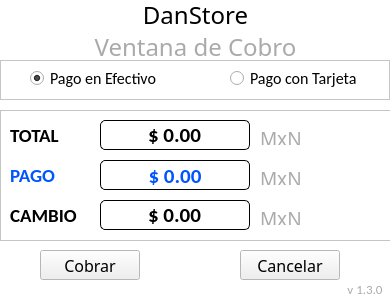
<?xml version="1.0" encoding="UTF-8"?>
<ui version="4.0">
 <class>MainWindow</class>
 <widget class="QMainWindow" name="MainWindow">
  <property name="geometry">
   <rect>
    <x>0</x>
    <y>0</y>
    <width>390</width>
    <height>300</height>
   </rect>
  </property>
  <property name="minimumSize">
   <size>
    <width>390</width>
    <height>260</height>
   </size>
  </property>
  <property name="maximumSize">
   <size>
    <width>390</width>
    <height>300</height>
   </size>
  </property>
  <property name="palette">
   <palette>
    <active>
     <colorrole role="Base">
      <brush brushstyle="SolidPattern">
       <color alpha="255">
        <red>255</red>
        <green>255</green>
        <blue>255</blue>
       </color>
      </brush>
     </colorrole>
     <colorrole role="Window">
      <brush brushstyle="SolidPattern">
       <color alpha="255">
        <red>255</red>
        <green>255</green>
        <blue>255</blue>
       </color>
      </brush>
     </colorrole>
    </active>
    <inactive>
     <colorrole role="Base">
      <brush brushstyle="SolidPattern">
       <color alpha="255">
        <red>255</red>
        <green>255</green>
        <blue>255</blue>
       </color>
      </brush>
     </colorrole>
     <colorrole role="Window">
      <brush brushstyle="SolidPattern">
       <color alpha="255">
        <red>255</red>
        <green>255</green>
        <blue>255</blue>
       </color>
      </brush>
     </colorrole>
    </inactive>
    <disabled>
     <colorrole role="Base">
      <brush brushstyle="SolidPattern">
       <color alpha="255">
        <red>255</red>
        <green>255</green>
        <blue>255</blue>
       </color>
      </brush>
     </colorrole>
     <colorrole role="Window">
      <brush brushstyle="SolidPattern">
       <color alpha="255">
        <red>255</red>
        <green>255</green>
        <blue>255</blue>
       </color>
      </brush>
     </colorrole>
    </disabled>
   </palette>
  </property>
  <property name="windowTitle">
   <string>Ventana de Cobro</string>
  </property>
  <widget class="QWidget" name="centralwidget">
   <widget class="QFrame" name="fr_Accion">
    <property name="geometry">
     <rect>
      <x>0</x>
      <y>60</y>
      <width>390</width>
      <height>40</height>
     </rect>
    </property>
    <property name="frameShape">
     <enum>QFrame::StyledPanel</enum>
    </property>
    <property name="frameShadow">
     <enum>QFrame::Raised</enum>
    </property>
    <widget class="QRadioButton" name="b_efectivo">
     <property name="geometry">
      <rect>
       <x>30</x>
       <y>10</y>
       <width>131</width>
       <height>17</height>
      </rect>
     </property>
     <property name="font">
      <font>
       <family>Calibri</family>
       <pointsize>12</pointsize>
      </font>
     </property>
     <property name="focusPolicy">
      <enum>Qt::StrongFocus</enum>
     </property>
     <property name="text">
      <string>Pago en Efectivo</string>
     </property>
     <property name="checked">
      <bool>true</bool>
     </property>
    </widget>
    <widget class="QRadioButton" name="b_tarjeta">
     <property name="geometry">
      <rect>
       <x>230</x>
       <y>10</y>
       <width>131</width>
       <height>17</height>
      </rect>
     </property>
     <property name="font">
      <font>
       <family>Calibri</family>
       <pointsize>12</pointsize>
      </font>
     </property>
     <property name="focusPolicy">
      <enum>Qt::StrongFocus</enum>
     </property>
     <property name="text">
      <string>Pago con Tarjeta</string>
     </property>
     <property name="checked">
      <bool>false</bool>
     </property>
    </widget>
   </widget>
   <widget class="QLabel" name="L2">
    <property name="geometry">
     <rect>
      <x>0</x>
      <y>30</y>
      <width>391</width>
      <height>30</height>
     </rect>
    </property>
    <property name="font">
     <font>
      <family>Swis721 LtCn BT</family>
      <pointsize>18</pointsize>
     </font>
    </property>
    <property name="frameShadow">
     <enum>QFrame::Plain</enum>
    </property>
    <property name="midLineWidth">
     <number>0</number>
    </property>
    <property name="text">
     <string>&lt;html&gt;&lt;head/&gt;&lt;body&gt;&lt;p&gt;&lt;span style=&quot; color:#aaaaaa;&quot;&gt;Ventana de Cobro&lt;/span&gt;&lt;/p&gt;&lt;/body&gt;&lt;/html&gt;</string>
    </property>
    <property name="alignment">
     <set>Qt::AlignCenter</set>
    </property>
   </widget>
   <widget class="QLabel" name="L1">
    <property name="geometry">
     <rect>
      <x>0</x>
      <y>0</y>
      <width>391</width>
      <height>30</height>
     </rect>
    </property>
    <property name="font">
     <font>
      <family>Impact</family>
      <pointsize>18</pointsize>
     </font>
    </property>
    <property name="text">
     <string>DanStore</string>
    </property>
    <property name="alignment">
     <set>Qt::AlignCenter</set>
    </property>
   </widget>
   <widget class="QFrame" name="frame">
    <property name="geometry">
     <rect>
      <x>0</x>
      <y>110</y>
      <width>391</width>
      <height>131</height>
     </rect>
    </property>
    <property name="frameShape">
     <enum>QFrame::StyledPanel</enum>
    </property>
    <property name="frameShadow">
     <enum>QFrame::Raised</enum>
    </property>
    <widget class="QLabel" name="L_Total">
     <property name="geometry">
      <rect>
       <x>10</x>
       <y>15</y>
       <width>80</width>
       <height>21</height>
      </rect>
     </property>
     <property name="font">
      <font>
       <family>Calibri</family>
       <pointsize>14</pointsize>
       <weight>75</weight>
       <bold>true</bold>
      </font>
     </property>
     <property name="styleSheet">
      <string notr="true"/>
     </property>
     <property name="text">
      <string>TOTAL</string>
     </property>
     <property name="alignment">
      <set>Qt::AlignLeading|Qt::AlignLeft|Qt::AlignVCenter</set>
     </property>
    </widget>
    <widget class="QLineEdit" name="D_Total">
     <property name="geometry">
      <rect>
       <x>100</x>
       <y>10</y>
       <width>150</width>
       <height>30</height>
      </rect>
     </property>
     <property name="palette">
      <palette>
       <active>
        <colorrole role="Text">
         <brush brushstyle="SolidPattern">
          <color alpha="255">
           <red>0</red>
           <green>0</green>
           <blue>0</blue>
          </color>
         </brush>
        </colorrole>
       </active>
       <inactive>
        <colorrole role="Text">
         <brush brushstyle="SolidPattern">
          <color alpha="255">
           <red>0</red>
           <green>0</green>
           <blue>0</blue>
          </color>
         </brush>
        </colorrole>
       </inactive>
       <disabled>
        <colorrole role="Text">
         <brush brushstyle="SolidPattern">
          <color alpha="255">
           <red>120</red>
           <green>120</green>
           <blue>120</blue>
          </color>
         </brush>
        </colorrole>
       </disabled>
      </palette>
     </property>
     <property name="font">
      <font>
       <family>Calibri</family>
       <pointsize>16</pointsize>
       <weight>75</weight>
       <bold>true</bold>
      </font>
     </property>
     <property name="styleSheet">
      <string notr="true">QLineEdit {
     border-width: 1px;
     border-style: solid;
     border-radius: 5px;
 }</string>
     </property>
     <property name="text">
      <string>$ 0.00</string>
     </property>
     <property name="alignment">
      <set>Qt::AlignCenter</set>
     </property>
    </widget>
    <widget class="QLineEdit" name="D_Pago">
     <property name="geometry">
      <rect>
       <x>100</x>
       <y>50</y>
       <width>150</width>
       <height>30</height>
      </rect>
     </property>
     <property name="palette">
      <palette>
       <active>
        <colorrole role="Button">
         <brush brushstyle="SolidPattern">
          <color alpha="0">
           <red>255</red>
           <green>255</green>
           <blue>255</blue>
          </color>
         </brush>
        </colorrole>
        <colorrole role="Text">
         <brush brushstyle="SolidPattern">
          <color alpha="0">
           <red>0</red>
           <green>85</green>
           <blue>255</blue>
          </color>
         </brush>
        </colorrole>
        <colorrole role="Base">
         <brush brushstyle="SolidPattern">
          <color alpha="0">
           <red>255</red>
           <green>255</green>
           <blue>255</blue>
          </color>
         </brush>
        </colorrole>
        <colorrole role="Window">
         <brush brushstyle="SolidPattern">
          <color alpha="0">
           <red>255</red>
           <green>255</green>
           <blue>255</blue>
          </color>
         </brush>
        </colorrole>
       </active>
       <inactive>
        <colorrole role="Button">
         <brush brushstyle="SolidPattern">
          <color alpha="0">
           <red>255</red>
           <green>255</green>
           <blue>255</blue>
          </color>
         </brush>
        </colorrole>
        <colorrole role="Text">
         <brush brushstyle="SolidPattern">
          <color alpha="0">
           <red>0</red>
           <green>85</green>
           <blue>255</blue>
          </color>
         </brush>
        </colorrole>
        <colorrole role="Base">
         <brush brushstyle="SolidPattern">
          <color alpha="0">
           <red>255</red>
           <green>255</green>
           <blue>255</blue>
          </color>
         </brush>
        </colorrole>
        <colorrole role="Window">
         <brush brushstyle="SolidPattern">
          <color alpha="0">
           <red>255</red>
           <green>255</green>
           <blue>255</blue>
          </color>
         </brush>
        </colorrole>
       </inactive>
       <disabled>
        <colorrole role="Button">
         <brush brushstyle="SolidPattern">
          <color alpha="0">
           <red>255</red>
           <green>255</green>
           <blue>255</blue>
          </color>
         </brush>
        </colorrole>
        <colorrole role="Text">
         <brush brushstyle="SolidPattern">
          <color alpha="255">
           <red>120</red>
           <green>120</green>
           <blue>120</blue>
          </color>
         </brush>
        </colorrole>
        <colorrole role="Base">
         <brush brushstyle="SolidPattern">
          <color alpha="0">
           <red>255</red>
           <green>255</green>
           <blue>255</blue>
          </color>
         </brush>
        </colorrole>
        <colorrole role="Window">
         <brush brushstyle="SolidPattern">
          <color alpha="0">
           <red>255</red>
           <green>255</green>
           <blue>255</blue>
          </color>
         </brush>
        </colorrole>
       </disabled>
      </palette>
     </property>
     <property name="font">
      <font>
       <family>Calibri</family>
       <pointsize>16</pointsize>
       <weight>75</weight>
       <bold>true</bold>
      </font>
     </property>
     <property name="styleSheet">
      <string notr="true">QLineEdit {
	background-color:  rgba(255, 255, 255, 0);
     border-width: 1px;
     border-style: solid;
     border-radius: 5px;
 }</string>
     </property>
     <property name="text">
      <string/>
     </property>
     <property name="maxLength">
      <number>10</number>
     </property>
     <property name="alignment">
      <set>Qt::AlignCenter</set>
     </property>
     <property name="clearButtonEnabled">
      <bool>true</bool>
     </property>
    </widget>
    <widget class="QLabel" name="L_Pago">
     <property name="geometry">
      <rect>
       <x>10</x>
       <y>55</y>
       <width>80</width>
       <height>21</height>
      </rect>
     </property>
     <property name="font">
      <font>
       <family>Calibri</family>
       <pointsize>14</pointsize>
       <weight>75</weight>
       <bold>true</bold>
      </font>
     </property>
     <property name="styleSheet">
      <string notr="true">color: rgb(0, 85, 255);</string>
     </property>
     <property name="text">
      <string>PAGO</string>
     </property>
     <property name="alignment">
      <set>Qt::AlignLeading|Qt::AlignLeft|Qt::AlignVCenter</set>
     </property>
    </widget>
    <widget class="QLineEdit" name="D_Cambio">
     <property name="geometry">
      <rect>
       <x>100</x>
       <y>90</y>
       <width>150</width>
       <height>30</height>
      </rect>
     </property>
     <property name="palette">
      <palette>
       <active>
        <colorrole role="Text">
         <brush brushstyle="SolidPattern">
          <color alpha="255">
           <red>0</red>
           <green>0</green>
           <blue>0</blue>
          </color>
         </brush>
        </colorrole>
       </active>
       <inactive>
        <colorrole role="Text">
         <brush brushstyle="SolidPattern">
          <color alpha="255">
           <red>0</red>
           <green>0</green>
           <blue>0</blue>
          </color>
         </brush>
        </colorrole>
       </inactive>
       <disabled>
        <colorrole role="Text">
         <brush brushstyle="SolidPattern">
          <color alpha="255">
           <red>120</red>
           <green>120</green>
           <blue>120</blue>
          </color>
         </brush>
        </colorrole>
       </disabled>
      </palette>
     </property>
     <property name="font">
      <font>
       <family>Calibri</family>
       <pointsize>16</pointsize>
       <weight>75</weight>
       <bold>true</bold>
      </font>
     </property>
     <property name="styleSheet">
      <string notr="true">QLineEdit {
     border-width: 1px;
     border-style: solid;
     border-radius: 5px;
 }</string>
     </property>
     <property name="text">
      <string>$ 0.00</string>
     </property>
     <property name="alignment">
      <set>Qt::AlignCenter</set>
     </property>
    </widget>
    <widget class="QLabel" name="L_Cambio">
     <property name="geometry">
      <rect>
       <x>10</x>
       <y>95</y>
       <width>80</width>
       <height>21</height>
      </rect>
     </property>
     <property name="font">
      <font>
       <family>Calibri</family>
       <pointsize>14</pointsize>
       <weight>75</weight>
       <bold>true</bold>
      </font>
     </property>
     <property name="styleSheet">
      <string notr="true"/>
     </property>
     <property name="text">
      <string>CAMBIO</string>
     </property>
     <property name="alignment">
      <set>Qt::AlignLeading|Qt::AlignLeft|Qt::AlignVCenter</set>
     </property>
    </widget>
    <widget class="QLabel" name="L3">
     <property name="geometry">
      <rect>
       <x>260</x>
       <y>15</y>
       <width>41</width>
       <height>20</height>
      </rect>
     </property>
     <property name="font">
      <font>
       <family>Swis721 LtCn BT</family>
       <pointsize>14</pointsize>
      </font>
     </property>
     <property name="text">
      <string>&lt;html&gt;&lt;head/&gt;&lt;body&gt;&lt;p&gt;&lt;span style=&quot; color:#aaaaaa;&quot;&gt;MxN&lt;/span&gt;&lt;/p&gt;&lt;/body&gt;&lt;/html&gt;</string>
     </property>
    </widget>
    <widget class="QLabel" name="L4">
     <property name="geometry">
      <rect>
       <x>260</x>
       <y>55</y>
       <width>41</width>
       <height>20</height>
      </rect>
     </property>
     <property name="font">
      <font>
       <family>Swis721 LtCn BT</family>
       <pointsize>14</pointsize>
      </font>
     </property>
     <property name="text">
      <string>&lt;html&gt;&lt;head/&gt;&lt;body&gt;&lt;p&gt;&lt;span style=&quot; color:#aaaaaa;&quot;&gt;MxN&lt;/span&gt;&lt;/p&gt;&lt;/body&gt;&lt;/html&gt;</string>
     </property>
    </widget>
    <widget class="QLabel" name="L5">
     <property name="geometry">
      <rect>
       <x>260</x>
       <y>95</y>
       <width>41</width>
       <height>20</height>
      </rect>
     </property>
     <property name="font">
      <font>
       <family>Swis721 LtCn BT</family>
       <pointsize>14</pointsize>
      </font>
     </property>
     <property name="text">
      <string>&lt;html&gt;&lt;head/&gt;&lt;body&gt;&lt;p&gt;&lt;span style=&quot; color:#aaaaaa;&quot;&gt;MxN&lt;/span&gt;&lt;/p&gt;&lt;/body&gt;&lt;/html&gt;</string>
     </property>
    </widget>
   </widget>
   <widget class="QLabel" name="L6">
    <property name="geometry">
     <rect>
      <x>340</x>
      <y>280</y>
      <width>50</width>
      <height>20</height>
     </rect>
    </property>
    <property name="font">
     <font>
      <family>Calibri</family>
      <pointsize>14</pointsize>
     </font>
    </property>
    <property name="text">
     <string>&lt;html&gt;&lt;head/&gt;&lt;body&gt;&lt;p&gt;&lt;span style=&quot; font-size:10pt; color:#aaaaaa;&quot;&gt;v 1.3.0&lt;/span&gt;&lt;/p&gt;&lt;/body&gt;&lt;/html&gt;</string>
    </property>
    <property name="alignment">
     <set>Qt::AlignCenter</set>
    </property>
   </widget>
   <widget class="QPushButton" name="b_Cobrar">
    <property name="geometry">
     <rect>
      <x>40</x>
      <y>250</y>
      <width>100</width>
      <height>30</height>
     </rect>
    </property>
    <property name="font">
     <font>
      <family>Swis721 LtCn BT</family>
      <pointsize>12</pointsize>
     </font>
    </property>
    <property name="focusPolicy">
     <enum>Qt::StrongFocus</enum>
    </property>
    <property name="text">
     <string>Cobrar</string>
    </property>
    <property name="autoDefault">
     <bool>true</bool>
    </property>
   </widget>
   <widget class="QPushButton" name="b_Cancelar">
    <property name="geometry">
     <rect>
      <x>240</x>
      <y>250</y>
      <width>100</width>
      <height>30</height>
     </rect>
    </property>
    <property name="font">
     <font>
      <family>Swis721 LtCn BT</family>
      <pointsize>12</pointsize>
     </font>
    </property>
    <property name="focusPolicy">
     <enum>Qt::StrongFocus</enum>
    </property>
    <property name="text">
     <string>Cancelar</string>
    </property>
    <property name="autoDefault">
     <bool>true</bool>
    </property>
   </widget>
   <widget class="QLabel" name="L_Mascara">
    <property name="geometry">
     <rect>
      <x>100</x>
      <y>165</y>
      <width>150</width>
      <height>21</height>
     </rect>
    </property>
    <property name="font">
     <font>
      <family>Calibri</family>
      <pointsize>16</pointsize>
      <weight>75</weight>
      <bold>true</bold>
     </font>
    </property>
    <property name="styleSheet">
     <string notr="true">color: rgb(0, 85, 255);</string>
    </property>
    <property name="text">
     <string>$ 0.00</string>
    </property>
    <property name="alignment">
     <set>Qt::AlignCenter</set>
    </property>
   </widget>
   <zorder>L_Mascara</zorder>
   <zorder>fr_Accion</zorder>
   <zorder>L2</zorder>
   <zorder>L1</zorder>
   <zorder>frame</zorder>
   <zorder>L6</zorder>
   <zorder>b_Cobrar</zorder>
   <zorder>b_Cancelar</zorder>
  </widget>
 </widget>
 <tabstops>
  <tabstop>b_efectivo</tabstop>
  <tabstop>b_tarjeta</tabstop>
  <tabstop>D_Total</tabstop>
  <tabstop>D_Pago</tabstop>
  <tabstop>D_Cambio</tabstop>
  <tabstop>b_Cobrar</tabstop>
  <tabstop>b_Cancelar</tabstop>
 </tabstops>
 <resources/>
 <connections/>
</ui>
